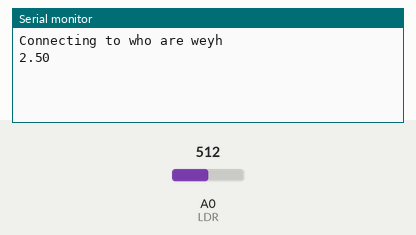
Bench run of a sketch on a simulated ESP8266 (NodeMCU). On the bench: the last lines printed to the serial monitor. The test bench sets the inputs (shaded band); at power-on: A0 (LDR) = 512. WiFi joins after 1.5 s; servers stay silent unless stated; uploads are accepted with an empty reply.

Above: at 1.3 s.
1.4 s: A0 (LDR) set to 716
At 4.0 s:
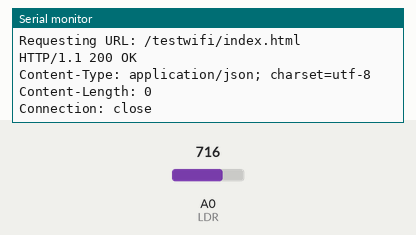
6.4 s: A0 (LDR) set to 900
At 7.1 s:
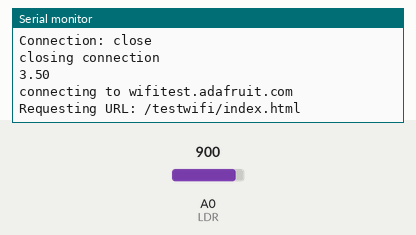
Timing chart, 0 to 9.4 s (numbered marks = the images above; inputs shaded):
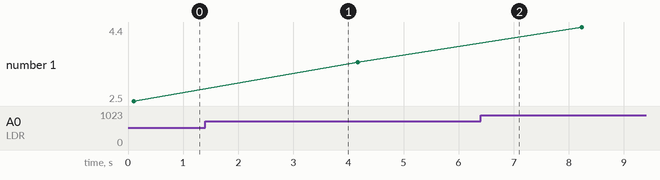

The sketch:

C.C.E.S.ino
```cpp
/*
 * Interface LDR with NodeMCU
 * By TheCircuit
 */
#include <ESP8266WiFi.h>
#include "ThingSpeak.h"
WiFiClient client;

const char* ssid     = "who are weyh";
const char* password = "11333355555577777777";
int status = WL_IDLE_STATUS;

unsigned long myChannelNumber = 758073;
const char * myWriteAPIKey ="1RIG73E4TXM2V5CL";


const char* host = "wifitest.adafruit.com";

void setup() {
  // initialize serial communication at 9600 bits per second:
  Serial.begin(115200);
  delay(100);

  Serial.println();
  Serial.print("Connecting to ");
  Serial.println(ssid);

  WiFi.begin(ssid, password);
  ThingSpeak.begin (client);
}

void LDR() {
  // read the input on analog pin 0:
  int sensorValue = analogRead(A0);

  // Convert the analog reading (which goes from 0 - 1023) to a voltage (0 - 5V):
  float voltage = sensorValue * (5.0 / 1023.0);

  // print out the value you read:
  Serial.println(voltage);
    ThingSpeak.setField(1,voltage);
  ThingSpeak.writeFields(myChannelNumber, myWriteAPIKey);
}

int value = 0;
void loop(){
  LDR();
  delay(2000);

  Serial.print("connecting to ");
  Serial.println(host);

  // Use WiFiClient class to create TCP connections
  WiFiClient client;
  const int httpPort = 80;
  if (!client.connect(host, httpPort)) {
    Serial.println("connection failed");
    return;
  }

  // We now create a URI for the request
  String url = "/testwifi/index.html";
  Serial.print("Requesting URL: ");
  Serial.println(url);

  // This will send the request to the server
  client.print(String("GET ") + url + " HTTP/1.1\r\n" +
               "Host: " + host + "\r\n" +
               "Connection: close\r\n\r\n");
  delay(500);

  // Read all the lines of the reply from server and print them to Serial
  while(client.available()){
    String line = client.readStringUntil('\r');
    Serial.print(line);
  }

  Serial.println();
  Serial.println("closing connection");
}
```

Measured:
- plotted number 1: 2.5 → 3.5 after the input at 1.4 s, 3.5 → 4.4 after the input at 6.4 s
